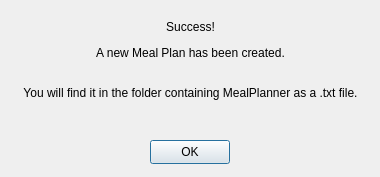
<?xml version="1.0" encoding="UTF-8"?>
<ui version="4.0">
 <class>CreatePlan_Success</class>
 <widget class="QDialog" name="CreatePlan_Success">
  <property name="geometry">
   <rect>
    <x>0</x>
    <y>0</y>
    <width>380</width>
    <height>177</height>
   </rect>
  </property>
  <property name="windowTitle">
   <string>Success!</string>
  </property>
  <widget class="QLabel" name="label">
   <property name="geometry">
    <rect>
     <x>20</x>
     <y>10</y>
     <width>341</width>
     <height>101</height>
    </rect>
   </property>
   <property name="text">
    <string>&lt;html&gt;&lt;head/&gt;&lt;body&gt;&lt;p align=&quot;center&quot;&gt;Success!&lt;/p&gt;&lt;p align=&quot;center&quot;&gt;A new Meal Plan has been created.&lt;br/&gt;&lt;/p&gt;&lt;p align=&quot;center&quot;&gt;You will find it in the folder containing MealPlanner as a .txt file.&lt;/p&gt;&lt;/body&gt;&lt;/html&gt;</string>
   </property>
  </widget>
  <widget class="QPushButton" name="pushButton">
   <property name="geometry">
    <rect>
     <x>150</x>
     <y>140</y>
     <width>80</width>
     <height>24</height>
    </rect>
   </property>
   <property name="text">
    <string>OK</string>
   </property>
  </widget>
 </widget>
 <resources/>
 <connections/>
</ui>
